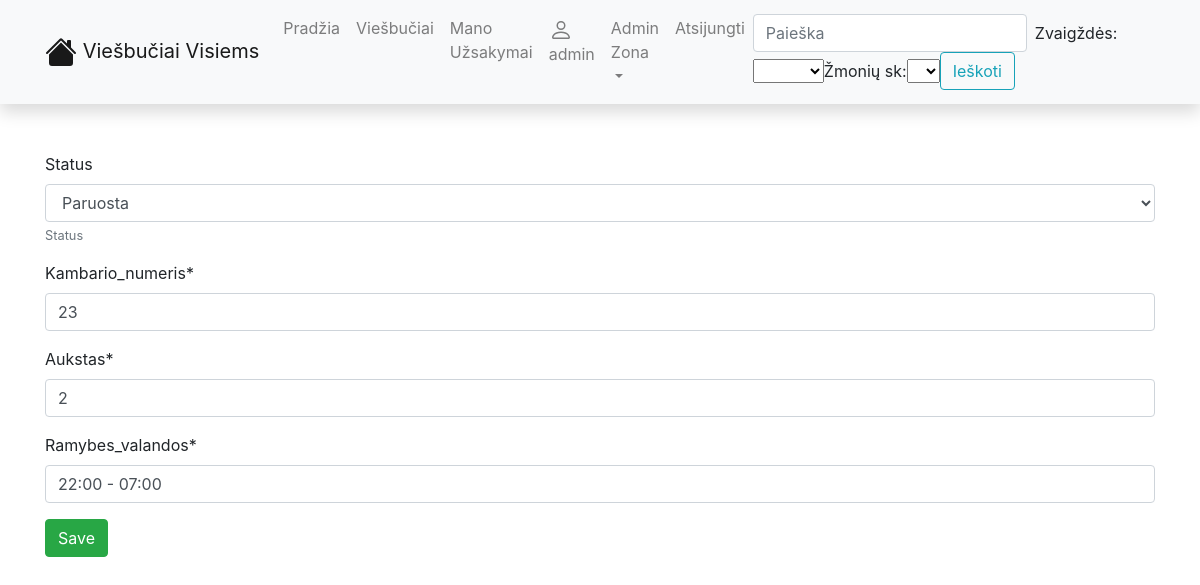
Page /viesbuciai/editorder/17 (signed in) on the committed database.
### viesbuciai/models.py (models this page shows, shortened)
class Order(models.Model):
    client = models.ForeignKey("Profile", on_delete=models.SET_NULL, null=True)
    order_date = models.DateField("Uzsakymo_data", auto_now_add=True, null=True, blank=True)
    r_date = models.DateField("Registracijos_data", null=True, blank=True)
    i_date = models.DateField("Isvykimo_data", null=True, blank=True)
    hotel = models.ForeignKey("Hotel", on_delete=models.SET_NULL, null=True)
    STATUS = (
        ('u', 'Uzsakyta'),
        ('r', 'Ruosiama'),
        ('p', 'Paruosta'),
    )
    status = models.CharField(
        max_length=1,
        choices=STATUS,
        blank=True,
        default='u',
        help_text='Status'
    )
    admin_details = models.OneToOneField("AdminDetails", on_delete=models.CASCADE, null=True)

class AdminDetails(models.Model):
    client = models.ForeignKey(Profile, on_delete=models.CASCADE, null=True)
    room_id = models.IntegerField("Kambario_numeris")
    aukstas = models.IntegerField("Aukstas")
    ramybes_valandos = models.CharField("Ramybes_valandos", max_length=20)

### viesbuciai/views.py (the view)
# urls.py: path('editorder/<int:pk>', edit_order, name='edit_order'),
@login_required(login_url="/viesbuciai/accounts/login/")
def edit_order(request, pk):
    order = Order.objects.get(pk=pk)
    admin_details = AdminDetails.objects.get(order=order)
    if request.method == 'POST':
        form = EditOrderForm(request.POST, instance=order)
        admin_details_form = EditAdminDetailsForm(request.POST, instance=admin_details)
        if form.is_valid() and admin_details_form.is_valid():
            form.save()
            admin_details_form.save()
            return redirect('orders_')
    else:
        form = EditOrderForm(instance=order)
        admin_details_form = EditAdminDetailsForm(instance=admin_details)
    context = {'form': form, 'admin_details_form': admin_details_form}
    return render(request, 'edit_order.html', context)

### viesbuciai/forms.py
class EditOrderForm(forms.ModelForm):
    class Meta:
        model = Order
        fields = ['status']

class EditAdminDetailsForm(forms.ModelForm):
    class Meta:
        model = AdminDetails
        fields = ['room_id', 'aukstas', 'ramybes_valandos']

### viesbuciai/templates/edit_order.html (shortened to what this page needs)
{% extends "base.html" %}
{% block content %}
{% load crispy_forms_tags %}
{% if user.username == 'admin' %}
<form method="post">
    {{ form | crispy }}
    {{ admin_details_form | crispy }}
    <input class="btn btn-success" type="submit" value="Save">
</form>
{% else %}
<h3>Neturite reikiamų teisių</h3>
{% endif %}
{% endblock %}

### viesbuciai/templates/base.html (shortened to what this page needs)
<!DOCTYPE html>
<html lang="en">
  <head>
    <link
      rel="stylesheet"
      href="https://stackpath.bootstrapcdn.com/bootstrap/4.1.3/css/bootstrap.min.css"
    />
    <link
      rel="stylesheet"
      href="https://cdnjs.cloudflare.com/ajax/libs/font-awesome/4.7.0/css/font-awesome.min.css"
    />
    {% load static %}
    <link rel="stylesheet" href="{% static 'css/styles.css' %}" />
  </head>
  <body>
    <nav
      class="navbar navbar-expand-lg navbar-light bg-light static-top mb-5 shadow"
    >
      <div class="container">
        <a class="navbar-brand" href="{% url 'index' %}">
          Viešbučiai Visiems</a
        >
        <div class="collapse navbar-collapse" id="navbarResponsive">
          <ul class="navbar-nav ml-auto">
            <li class="nav-item">
              <a class="nav-link" href="{% url 'index' %}">Pradžia</a>
            </li>
            <li class="nav-item">
              <a class="nav-link" href="{% url 'hotels' %}">Viešbučiai</a>
            </li>
            <li class="nav-item">
              <a class="nav-link" href="{% url 'orders' %}">Mano Užsakymai</a>
            </li>
             {% if user.is_authenticated %}
            {% if user.username == 'admin' %}
            <li class="nav-item"><a class="nav-link" href="{% url 'profile' %}">
            {{ user.get_username }}</a>
            </li>
            <li class="nav-item dropdown">
            <a href="#" class="nav-link dropdown-toggle" data-toggle="dropdown">Admin Zona</a>
		</li>
            <li class="nav-item"><a class="nav-link" href="{% url 'logout'%}?next=/viesbuciai">Atsijungti</a></li>
            {% endif %}
          {% else %}
            <li class="nav-item">
              <a class="nav-link" href="{% url 'login'%}?next={{request.path}}">Prisijungti</a>
            </li><li class="nav-item"><a class="nav-link" href="{% url 'register' %}">Registruotis</a></li>
          {% endif %}
          </ul>
          <form
            class="form-inline my-2 my-lg-0"
            action="{% url 'hotel_filter' %}"
            method="get"
          >
            <input
              class="form-control mr-sm-2"
              type="search"
              placeholder="Paieška"
              aria-label="Search"
              name="name"
            />
	    <label for="stars">Zvaigždės:</label>
  	    <select id="stars" name="stars">
            <option value=""></option>
            <option value="1">*</option>
            </select>
            <label for="quantity">Žmonių sk:</label>
  	        <select id="quantity" name="quantity">
            <option value=""></option>
            <option value="1">1</option>
            </select>
            <button class="btn btn-outline-info my-2 my-sm-0" type="submit">
              Ieškoti
            </button>
          </form>
        </div>
      </div>
    </nav>
    <div class="container">{% block content %}{% endblock %}</div>
  </body>
</html>

### rows in the picture
Order: status "Paruosta"
AdminDetails: room_id "23", aukstas "2", ramybes_valandos "22:00 - 07:00"

### other values in the picture
{{ user.get_username }} "admin"
